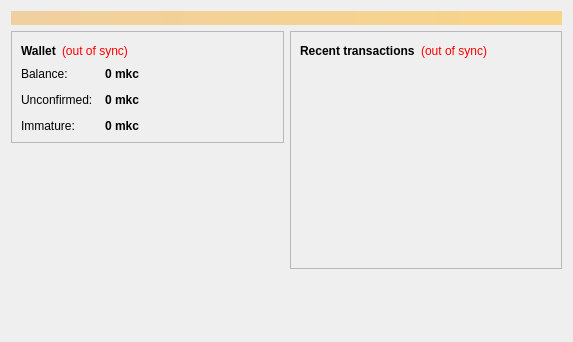
<?xml version="1.0" encoding="UTF-8"?>
<ui version="4.0">
 <class>OverviewPage</class>
 <widget class="QWidget" name="OverviewPage">
  <property name="geometry">
   <rect>
    <x>0</x>
    <y>0</y>
    <width>573</width>
    <height>342</height>
   </rect>
  </property>
  <property name="windowTitle">
   <string>Form</string>
  </property>
  <layout class="QVBoxLayout" name="topLayout">
   <item>
    <widget class="QLabel" name="labelAlerts">
     <property name="visible">
      <bool>false</bool>
     </property>
     <property name="styleSheet">
      <string notr="true">background-color: qlineargradient(x1: 0, y1: 0, x2: 1, y2: 0, stop:0 #F0D0A0, stop:1 #F8D488); color:#000000;</string>
     </property>
     <property name="wordWrap">
      <bool>true</bool>
     </property>
     <property name="margin">
      <number>3</number>
     </property>
    </widget>
   </item>
   <item>
    <layout class="QHBoxLayout" name="horizontalLayout" stretch="1,1">
     <item>
      <layout class="QVBoxLayout" name="verticalLayout_2">
       <item>
        <widget class="QFrame" name="frame">
         <property name="frameShape">
          <enum>QFrame::StyledPanel</enum>
         </property>
         <property name="frameShadow">
          <enum>QFrame::Raised</enum>
         </property>
         <layout class="QVBoxLayout" name="verticalLayout_4">
          <item>
           <layout class="QHBoxLayout" name="horizontalLayout_4">
            <item>
             <widget class="QLabel" name="label_5">
              <property name="font">
               <font>
                <weight>75</weight>
                <bold>true</bold>
               </font>
              </property>
              <property name="text">
               <string>Wallet</string>
              </property>
             </widget>
            </item>
            <item>
             <widget class="QLabel" name="labelWalletStatus">
              <property name="toolTip">
               <string>The displayed information may be out of date. Your wallet automatically synchronizes with the MyKingCoin network after a connection is established, but this process has not completed yet.</string>
              </property>
              <property name="styleSheet">
               <string notr="true">QLabel { color: red; }</string>
              </property>
              <property name="text">
               <string notr="true">(out of sync)</string>
              </property>
              <property name="alignment">
               <set>Qt::AlignLeading|Qt::AlignLeft|Qt::AlignVCenter</set>
              </property>
             </widget>
            </item>
            <item>
             <spacer name="horizontalSpacer_2">
              <property name="orientation">
               <enum>Qt::Horizontal</enum>
              </property>
              <property name="sizeHint" stdset="0">
               <size>
                <width>40</width>
                <height>20</height>
               </size>
              </property>
             </spacer>
            </item>
           </layout>
          </item>
          <item>
           <layout class="QFormLayout" name="formLayout_2">
            <property name="fieldGrowthPolicy">
             <enum>QFormLayout::AllNonFixedFieldsGrow</enum>
            </property>
            <property name="horizontalSpacing">
             <number>12</number>
            </property>
            <property name="verticalSpacing">
             <number>12</number>
            </property>
            <item row="0" column="0">
             <widget class="QLabel" name="label">
              <property name="text">
               <string>Balance:</string>
              </property>
             </widget>
            </item>
            <item row="0" column="1">
             <widget class="QLabel" name="labelBalance">
              <property name="font">
               <font>
                <weight>75</weight>
                <bold>true</bold>
               </font>
              </property>
              <property name="cursor">
               <cursorShape>IBeamCursor</cursorShape>
              </property>
              <property name="toolTip">
               <string>Your current balance</string>
              </property>
              <property name="text">
               <string notr="true">0 mkc</string>
              </property>
              <property name="textInteractionFlags">
               <set>Qt::LinksAccessibleByMouse|Qt::TextSelectableByKeyboard|Qt::TextSelectableByMouse</set>
              </property>
             </widget>
            </item>
            <item row="1" column="0">
             <widget class="QLabel" name="label_3">
              <property name="text">
               <string>Unconfirmed:</string>
              </property>
             </widget>
            </item>
            <item row="1" column="1">
             <widget class="QLabel" name="labelUnconfirmed">
              <property name="font">
               <font>
                <weight>75</weight>
                <bold>true</bold>
               </font>
              </property>
              <property name="cursor">
               <cursorShape>IBeamCursor</cursorShape>
              </property>
              <property name="toolTip">
               <string>Total of transactions that have yet to be confirmed, and do not yet count toward the current balance</string>
              </property>
              <property name="text">
               <string notr="true">0 mkc</string>
              </property>
              <property name="textInteractionFlags">
               <set>Qt::LinksAccessibleByMouse|Qt::TextSelectableByKeyboard|Qt::TextSelectableByMouse</set>
              </property>
             </widget>
            </item>
            <item row="2" column="0">
             <widget class="QLabel" name="labelImmatureText">
              <property name="text">
               <string>Immature:</string>
              </property>
             </widget>
            </item>
            <item row="2" column="1">
             <widget class="QLabel" name="labelImmature">
              <property name="font">
               <font>
                <weight>75</weight>
                <bold>true</bold>
               </font>
              </property>
              <property name="toolTip">
               <string>Mined balance that has not yet matured</string>
              </property>
              <property name="text">
               <string notr="true">0 mkc</string>
              </property>
              <property name="textInteractionFlags">
               <set>Qt::LinksAccessibleByMouse|Qt::TextSelectableByKeyboard|Qt::TextSelectableByMouse</set>
              </property>
             </widget>
            </item>
           </layout>
          </item>
         </layout>
        </widget>
       </item>
       <item>
        <spacer name="verticalSpacer">
         <property name="orientation">
          <enum>Qt::Vertical</enum>
         </property>
         <property name="sizeHint" stdset="0">
          <size>
           <width>20</width>
           <height>40</height>
          </size>
         </property>
        </spacer>
       </item>
      </layout>
     </item>
     <item>
      <layout class="QVBoxLayout" name="verticalLayout_3">
       <item>
        <widget class="QFrame" name="frame_2">
         <property name="frameShape">
          <enum>QFrame::StyledPanel</enum>
         </property>
         <property name="frameShadow">
          <enum>QFrame::Raised</enum>
         </property>
         <layout class="QVBoxLayout" name="verticalLayout">
          <item>
           <layout class="QHBoxLayout" name="horizontalLayout_2">
            <item>
             <widget class="QLabel" name="label_4">
              <property name="text">
               <string>&lt;b&gt;Recent transactions&lt;/b&gt;</string>
              </property>
             </widget>
            </item>
            <item>
             <widget class="QLabel" name="labelTransactionsStatus">
              <property name="toolTip">
               <string>The displayed information may be out of date. Your wallet automatically synchronizes with the MyKingCoin network after a connection is established, but this process has not completed yet.</string>
              </property>
              <property name="styleSheet">
               <string notr="true">QLabel { color: red; }</string>
              </property>
              <property name="text">
               <string notr="true">(out of sync)</string>
              </property>
              <property name="alignment">
               <set>Qt::AlignRight|Qt::AlignTrailing|Qt::AlignVCenter</set>
              </property>
             </widget>
            </item>
            <item>
             <spacer name="horizontalSpacer">
              <property name="orientation">
               <enum>Qt::Horizontal</enum>
              </property>
              <property name="sizeHint" stdset="0">
               <size>
                <width>40</width>
                <height>20</height>
               </size>
              </property>
             </spacer>
            </item>
           </layout>
          </item>
          <item>
           <widget class="QListView" name="listTransactions">
            <property name="styleSheet">
             <string notr="true">QListView { background: transparent; }</string>
            </property>
            <property name="frameShape">
             <enum>QFrame::NoFrame</enum>
            </property>
            <property name="verticalScrollBarPolicy">
             <enum>Qt::ScrollBarAlwaysOff</enum>
            </property>
            <property name="horizontalScrollBarPolicy">
             <enum>Qt::ScrollBarAlwaysOff</enum>
            </property>
            <property name="selectionMode">
             <enum>QAbstractItemView::NoSelection</enum>
            </property>
           </widget>
          </item>
         </layout>
        </widget>
       </item>
       <item>
        <spacer name="verticalSpacer_2">
         <property name="orientation">
          <enum>Qt::Vertical</enum>
         </property>
         <property name="sizeHint" stdset="0">
          <size>
           <width>20</width>
           <height>40</height>
          </size>
         </property>
        </spacer>
       </item>
      </layout>
     </item>
    </layout>
   </item>
  </layout>
 </widget>
 <resources/>
 <connections/>
</ui>
